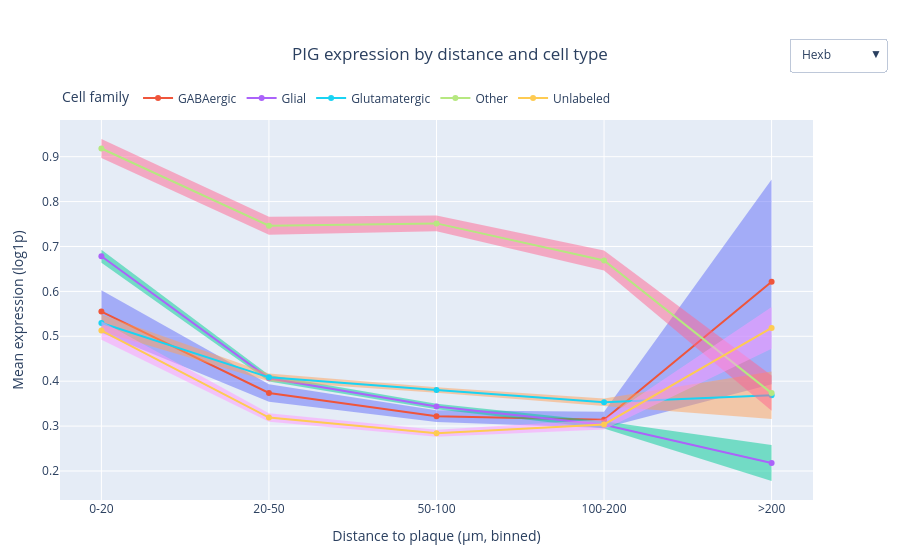

Write notebook code for a chart like this one.
### Code cell
PIGS = ["Hexb","Cst3","CD63","C4b","Ctsd","B2m","H2-K1","Apoe",
        "Gfap","Nrep","Serpina3n","Cd74","Cxcl10","Vim","S100a6","Ifit3"]
PIGS = [g for g in PIGS if g in cells.columns]

def _simplify(ct: str) -> str:
    if pd.isna(ct): return "Unlabeled"
    ct = str(ct)
    if "Glut" in ct: return "Glutamatergic"
    if "GABA" in ct: return "GABAergic"
    if any(x in ct for x in ["Astro","Micro","Oligo"]): return "Glial"
    return "Other"

if "broad_type" not in cells.columns:
    cells = cells.copy()
    cells["broad_type"] = cells["cell_type"].apply(_simplify)

bin_order = ["0-20","20-50","50-100","100-200",">200"]

# --- mean and SEM per (gene, broad_type, bin)
long = (
    cells.melt(
        id_vars=["distance_bin","broad_type"],
        value_vars=PIGS,
        var_name="gene",
        value_name="expression"
    )
    .dropna(subset=["expression"])
)

agg = (long
       .groupby(["gene","broad_type","distance_bin"], observed=True)
       .agg(mean=("expression","mean"),
            sem=("expression", lambda x: x.std(ddof=1)/np.sqrt(len(x)) if len(x)>1 else 0.0),
            n=("expression","size"))
       .reset_index())

agg["distance_bin"] = pd.Categorical(agg["distance_bin"], categories=bin_order, ordered=True)
agg = agg.sort_values(["gene","broad_type","distance_bin"])

interactive_comp_pig_regression(agg,PIGS, bin_order)
